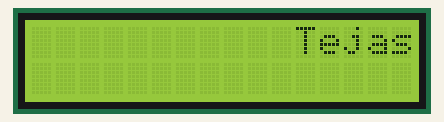
Simulated run of this sketch. Board: Arduino Uno, built with avr-gcc and run on an emulated ATmega328P. Shown: 16×2 character LCD.

Above: at 0.1 s.
At 8.8 s:
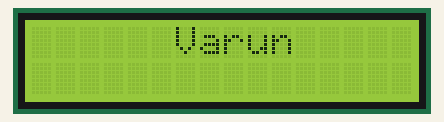
At 17.4 s:
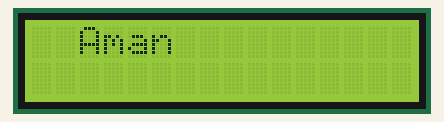
At 21.5 s:
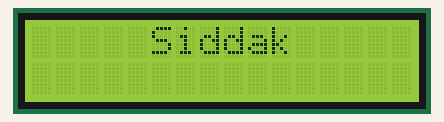
At 26.1 s:
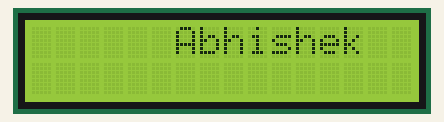
At 35.2 s:
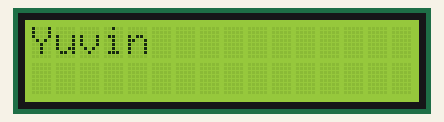

The sketch:

Side_scrolling_text_onLCD_without_defined_function.ino
```cpp
#include <LiquidCrystal_I2C.h>
#include <Wire.h>

int del=500;

LiquidCrystal_I2C lcd (0x27,16,2);

void setup() {
  // put your setup code here, to run once:


}

void loop() {
  // put your main code here, to run repeatedly:
lcd.init();
lcd.backlight();


lcd.setCursor(11,0);
lcd.print("Tejas");
delay(del);
lcd.clear();
lcd.setCursor(10,0);
lcd.print("Tejas");
delay(del);
lcd.clear();
lcd.setCursor(9,0);
lcd.print("Tejas");
delay(del);
lcd.clear();
lcd.setCursor(8,0);
lcd.print("Tejas");
delay(del);
lcd.clear();
lcd.setCursor(7,0);
lcd.print("Tejas");
delay(del);
lcd.clear();
lcd.setCursor(6,0);
lcd.print("Tejas");
delay(del);
lcd.clear();
lcd.setCursor(5,0);
lcd.print("Tejas");
delay(del);
lcd.clear();
lcd.setCursor(4,0);
lcd.print("Tejas");
delay(del);
lcd.clear();
lcd.setCursor(3,0);
lcd.print("Tejas");
delay(del);
lcd.clear();
lcd.setCursor(2,0);
lcd.print("Tejas");
delay(del);
lcd.clear();
lcd.setCursor(1,0);
lcd.print("Tejas");
delay(del);
lcd.clear();
lcd.setCursor(0,0);
lcd.print("Tejas");
delay(del);
lcd.clear();


lcd.setCursor(11,0);
lcd.print("Varun");
delay(del);
lcd.clear();
lcd.setCursor(10,0);
lcd.print("Varun");
delay(del);
lcd.clear();
lcd.setCursor(9,0);
lcd.print("Varun");
delay(del);
lcd.clear();
lcd.setCursor(8,0);
lcd.print("Varun");
delay(del);
lcd.clear();
lcd.setCursor(7,0);
lcd.print("Varun");
delay(del);
lcd.clear();
lcd.setCursor(6,0);
lcd.print("Varun");
delay(del);
lcd.clear();
lcd.setCursor(5,0);
lcd.print("Varun");
delay(del);
lcd.clear();
lcd.setCursor(4,0);
lcd.print("Varun");
delay(del);
lcd.clear();
lcd.setCursor(3,0);
lcd.print("Varun");
delay(del);
lcd.clear();
lcd.setCursor(2,0);
lcd.print("Varun");
delay(del);
lcd.clear();
lcd.setCursor(1,0);
lcd.print("Varun");
delay(del);
lcd.clear();
lcd.setCursor(0,0);
lcd.print("Varun");
delay(del);
lcd.clear();


lcd.setCursor(12,0);
lcd.print("Aman");
delay(del);
lcd.clear();
lcd.setCursor(11,0);
lcd.print("Aman");
delay(del);
lcd.clear();
lcd.setCursor(10,0);
lcd.print("Aman");
delay(del);
lcd.clear();
lcd.setCursor(9,0);
lcd.print("Aman");
delay(del);
lcd.clear();
lcd.setCursor(8,0);
lcd.print("Aman");
delay(del);
lcd.clear();
lcd.setCursor(7,0);
lcd.print("Aman");
delay(del);
lcd.clear();
lcd.setCursor(6,0);
lcd.print("Aman");
delay(del);
lcd.clear();
lcd.setCursor(5,0);
lcd.print("Aman");
delay(del);
lcd.clear();
lcd.setCursor(4,0);
lcd.print("Aman");
delay(del);
lcd.clear();
lcd.setCursor(3,0);
lcd.print("Aman");
delay(del);
lcd.clear();
lcd.setCursor(2,0);
lcd.print("Aman");
delay(del);
lcd.clear();
lcd.setCursor(1,0);
lcd.print("Aman");
delay(del);
lcd.clear();
lcd.setCursor(0,0);
lcd.print("Aman");
delay(del);
lcd.clear();


lcd.setCursor(10,0);
lcd.print("Siddak");
delay(del);
lcd.clear();
lcd.setCursor(9,0);
lcd.print("Siddak");
delay(del);
lcd.clear();
lcd.setCursor(8,0);
lcd.print("Siddak");
delay(del);
lcd.clear();
lcd.setCursor(7,0);
lcd.print("Siddak");
delay(del);
lcd.clear();
lcd.setCursor(6,0);
lcd.print("Siddak");
delay(del);
lcd.clear();
lcd.setCursor(5,0);
lcd.print("Siddak");
delay(del);
lcd.clear();
lcd.setCursor(4,0);
lcd.print("Siddak");
delay(del);
lcd.clear();
lcd.setCursor(3,0);
lcd.print("Siddak");
delay(del);
lcd.clear();
lcd.setCursor(2,0);
lcd.print("Siddak");
delay(del);
lcd.clear();
lcd.setCursor(1,0);
lcd.print("Siddak");
delay(del);
lcd.clear();
lcd.setCursor(0,0);
lcd.print("Siddak");
delay(del);
lcd.clear();


lcd.setCursor(9,0);
lcd.print("Abhishek");
delay(del);
lcd.clear();
lcd.setCursor(8,0);
lcd.print("Abhishek");
delay(del);
lcd.clear();
lcd.setCursor(7,0);
lcd.print("Abhishek");
delay(del);
lcd.clear();
lcd.setCursor(6,0);
lcd.print("Abhishek");
delay(del);
lcd.clear();
lcd.setCursor(5,0);
lcd.print("Abhishek");
delay(del);
lcd.clear();
lcd.setCursor(4,0);
lcd.print("Abhishek");
delay(del);
lcd.clear();
lcd.setCursor(3,0);
lcd.print("Abhishek");
delay(del);
lcd.clear();
lcd.setCursor(2,0);
lcd.print("Abhishek");
delay(del);
lcd.clear();
lcd.setCursor(1,0);
lcd.print("Abhishek");
delay(del);
lcd.clear();
lcd.setCursor(0,0);
lcd.print("Abhishek");
delay(del);
lcd.clear();


lcd.setCursor(11,0);
lcd.print("Yuvin");
delay(del);
lcd.clear();
lcd.setCursor(10,0);
lcd.print("Yuvin");
delay(del);
lcd.clear();
lcd.setCursor(9,0);
lcd.print("Yuvin");
delay(del);
lcd.clear();
lcd.setCursor(8,0);
lcd.print("Yuvin");
delay(del);
lcd.clear();
lcd.setCursor(7,0);
lcd.print("Yuvin");
delay(del);
lcd.clear();
lcd.setCursor(6,0);
lcd.print("Yuvin");
delay(del);
lcd.clear();
lcd.setCursor(5,0);
lcd.print("Yuvin");
delay(del);
lcd.clear();
lcd.setCursor(4,0);
lcd.print("Yuvin");
delay(del);
lcd.clear();
lcd.setCursor(3,0);
lcd.print("Yuvin");
delay(del);
lcd.clear();
lcd.setCursor(2,0);
lcd.print("Yuvin");
delay(del);
lcd.clear();
lcd.setCursor(1,0);
lcd.print("Yuvin");
delay(del);
lcd.clear();
lcd.setCursor(0,0);
lcd.print("Yuvin");
delay(del);
lcd.clear();
}
```

Measured:
- what the display in image 0 shows lasts 0.5 s, from 0.1 s to 0.6 s
